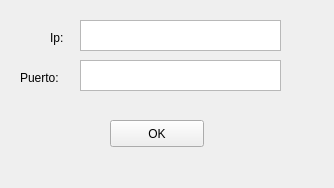
<?xml version="1.0" encoding="UTF-8"?>
<ui version="4.0">
 <class>form_config_search</class>
 <widget class="QWidget" name="form_config_search">
  <property name="geometry">
   <rect>
    <x>0</x>
    <y>0</y>
    <width>334</width>
    <height>188</height>
   </rect>
  </property>
  <property name="windowTitle">
   <string>Form</string>
  </property>
  <widget class="QTextEdit" name="textEdit">
   <property name="geometry">
    <rect>
     <x>80</x>
     <y>20</y>
     <width>201</width>
     <height>31</height>
    </rect>
   </property>
  </widget>
  <widget class="QLabel" name="label">
   <property name="geometry">
    <rect>
     <x>50</x>
     <y>30</y>
     <width>21</width>
     <height>16</height>
    </rect>
   </property>
   <property name="text">
    <string>Ip:</string>
   </property>
  </widget>
  <widget class="QLabel" name="label_2">
   <property name="geometry">
    <rect>
     <x>20</x>
     <y>70</y>
     <width>59</width>
     <height>15</height>
    </rect>
   </property>
   <property name="text">
    <string>Puerto:</string>
   </property>
  </widget>
  <widget class="QTextEdit" name="textEdit_2">
   <property name="geometry">
    <rect>
     <x>80</x>
     <y>60</y>
     <width>201</width>
     <height>31</height>
    </rect>
   </property>
  </widget>
  <widget class="QPushButton" name="push_button_ok">
   <property name="geometry">
    <rect>
     <x>110</x>
     <y>120</y>
     <width>94</width>
     <height>27</height>
    </rect>
   </property>
   <property name="text">
    <string>OK</string>
   </property>
  </widget>
 </widget>
 <resources/>
 <connections>
  <connection>
   <sender>push_button_ok</sender>
   <signal>clicked()</signal>
   <receiver>form_config_search</receiver>
   <slot>close()</slot>
   <hints>
    <hint type="sourcelabel">
     <x>156</x>
     <y>133</y>
    </hint>
    <hint type="destinationlabel">
     <x>166</x>
     <y>93</y>
    </hint>
   </hints>
  </connection>
 </connections>
</ui>
